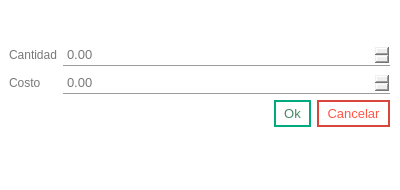
<?xml version="1.0" encoding="UTF-8"?>
<ui version="4.0">
 <class>Dialog</class>
 <widget class="QDialog" name="Dialog">
  <property name="windowModality">
   <enum>Qt::WindowModal</enum>
  </property>
  <property name="geometry">
   <rect>
    <x>0</x>
    <y>0</y>
    <width>400</width>
    <height>190</height>
   </rect>
  </property>
  <property name="windowTitle">
   <string>Compra</string>
  </property>
  <property name="styleSheet">
   <string notr="true">QMainWindow, QDialog{
                background-color: rgb(255, 255, 255);
                }

                /**** QPushButton (enabled) ****/
                QPushButton
                {
                background-color: rgb(85, 170, 255);
                font: 10pt;
                color: rgb(255, 255, 255);
                padding: 4px 8px;
                border: 2px solid rgb(85, 170, 255);
                border-radius: 8px;
                padding: 5px;
                }

                QPushButton:hover
                {
                background-color: rgb(0, 121, 182);
                border: 2px solid rgb(66, 133, 199);
                }

                QPushButton:pressed
                {
                border:3px solid rgb(66, 133, 199);
                padding: -1px 1px 1px 1px;
                }

                /******* QLabel ***********/
                QLabel{
                color: rgb(120, 120, 120)
                }
                labelHab1:hover{
                color: rgb(120, 0, 0)
                }

                /*******QLineEdit************/
                QTextEdit {
                font: 10pt;
                color: rgb(120, 120, 120);
                border: 1px solid rgb(156, 156, 156);
                border-radius: 0px;
                padding: 2px;
                }
                QLineEdit, QDateEdit, QDoubleSpinBox, QSpinBox{
                font: 10pt;
                color: rgb(120, 120, 120);
                border: 1px solid rgb(156, 156, 156);
                border-radius: 0px;
                padding: 2px;
                border-top: 1px white;
                border-left: 1px white;
                border-right: 1px white;
                }
                /********QComboBox*******/
                QComboBox{
                font: 10pt;
                color: rgb(120, 120, 120);
                border: 1px solid rgb(156, 156, 156);
                padding: 2px;
                selection-background-color: white;
                selection-color: rgb(120, 120, 120);
                border-top: 1px white;
                border-left: 1px white;
                border-right: 1px white;
                }
                QComboBox QAbstractItemView
                {
                background-color: white;
                color:rgb(120, 120, 120);
                padding: 4px;
                border: 1px solid rgb(156, 156, 156);
                border-top: 1px white;
                border-left: 1px white;
                border-right: 1px white;
                }

                QLineEdit:hover, QDateEdit:hover, QDoubleSpinBox:hover, QComboBox:hover
                {
                color: rgb(85, 170, 255);
                border: 2px solid rgb(85, 170, 255);
                border-top: 1px white;
                border-left: 1px white;
                border-right: 1px white;
                }

                QLineEdit:focus, QDateEdit:focus, QDoubleSpinBox:focus, QComboBox:focus
                {
                border-top: 1px white;
                border-left: 1px white;
                border-right: 1px white;
                }

                QToolTip
                {
                background-color:rgb(85, 170, 255);
                color: white;
                border: 1px solid rgb(85, 170, 255);
                opacity: 50;
                padding: 1px;
                }
                QTabWidget
                {
                background-color: transparent;
                }

                QTabWidget::pane {
                border-top: 1px solid rgb(156, 156, 156);
                border-bottom: 1px solid rgb(156, 156, 156);
                position: absolute;
                top: -0.25em;
                }
                /**** QTabWidget (disabled) ****/
                QTabWidget::pane:disabled
                {
                border-color: rgb(60,60,60);
                }

                QTabWidget::tab-bar {
                alignment: center;
                border: 1px white;
                border-radius: 5px;
                }

                QTreeView
                {
                alternate-background-color: rgb(200,200,200);
                background-color: white;
                border: 1px solid rgb(156, 156, 156);
                font: 10pt;
                color: rgb(120,120,120);
                selection-background-color:rgb(90,200,255);
                selection-color: rgb(156, 156, 156);
                }
                QListView{
                alternate-background-color: rgb(200,200,200);
                background-color: white;
                border: 1px solid rgb(255, 255, 255);
                font: 8pt;
                color: rgb(120,120,120);
                selection-background-color:rgb(90,200,255);
                selection-color: rgb(156, 156, 156);
                }
            </string>
  </property>
  <property name="modal">
   <bool>true</bool>
  </property>
  <widget class="QWidget" name="formLayoutWidget">
   <property name="geometry">
    <rect>
     <x>9</x>
     <y>10</y>
     <width>381</width>
     <height>161</height>
    </rect>
   </property>
   <layout class="QFormLayout" name="formLayout">
    <item row="1" column="0">
     <widget class="QLabel" name="cantidadLabel">
      <property name="text">
       <string>Cantidad</string>
      </property>
     </widget>
    </item>
    <item row="1" column="1">
     <widget class="QDoubleSpinBox" name="cantidadDoubleSpinBox">
      <property name="maximum">
       <double>1000.000000000000000</double>
      </property>
     </widget>
    </item>
    <item row="2" column="0">
     <widget class="QLabel" name="costoLabel">
      <property name="text">
       <string>Costo</string>
      </property>
     </widget>
    </item>
    <item row="2" column="1">
     <widget class="QDoubleSpinBox" name="costoDoubleSpinBox">
      <property name="maximum">
       <double>100000000.000000000000000</double>
      </property>
     </widget>
    </item>
    <item row="0" column="0" colspan="2">
     <widget class="QLabel" name="label">
      <property name="text">
       <string>&lt;html&gt;&lt;head/&gt;&lt;body&gt;&lt;p&gt;&lt;br/&gt;&lt;/p&gt;&lt;/body&gt;&lt;/html&gt;</string>
      </property>
     </widget>
    </item>
    <item row="3" column="1">
     <layout class="QHBoxLayout" name="horizontalLayout">
      <item>
       <spacer name="horizontalSpacer">
        <property name="orientation">
         <enum>Qt::Horizontal</enum>
        </property>
        <property name="sizeHint" stdset="0">
         <size>
          <width>40</width>
          <height>20</height>
         </size>
        </property>
       </spacer>
      </item>
      <item>
       <widget class="QPushButton" name="okPushButton">
        <property name="styleSheet">
         <string notr="true">QPushButton
                                        {
                                        background-color: white;
                                        font: 10pt;
                                        color: rgb(67, 136, 101);
                                        padding: 4px 8px;
                                        border: 2px solid rgb(0, 170, 127);
                                        border-bottom-right-radius: 0px;
                                        border-bottom-left-radius: 0px;
                                        border-top-right-radius: 0px;
                                        border-top-left-radius: 0px;
                                        }

                                        :hover
                                        {
                                        background-color: rgb(0, 170, 127);
                                        color: white;
                                        border: 2px solid rgb(120, 200, 29);
                                        }

                                        :pressed
                                        {
                                        border:3px solid rgb(255, 255, 255);
                                        padding: -1px 1px 1px 1px;
                                        }
                                    </string>
        </property>
        <property name="text">
         <string>Ok</string>
        </property>
       </widget>
      </item>
      <item>
       <widget class="QPushButton" name="cancelPushButton">
        <property name="styleSheet">
         <string notr="true">QPushButton{
                                        background-color: white;
                                        font: 10pt;
                                        color: rgb(255, 86, 71);
                                        padding: 4px 8px;
                                        border: 2px solid rgb(217, 71, 60);
                                        border-bottom-right-radius: 0px;
                                        border-bottom-left-radius: 0px;
                                        border-top-right-radius: 0px;
                                        border-top-left-radius: 0px;
                                        }

                                        :hover{
                                        background-color: rgb(217, 71, 60);
                                        border: 2px solid rgb(255, 86, 71);
                                        color: white;
                                        }

                                        :pressed{
                                        border:3px solid rgb(255, 255, 255);
                                        padding: -1px 1px 1px 1px;
                                        }
                                    </string>
        </property>
        <property name="text">
         <string>Cancelar</string>
        </property>
       </widget>
      </item>
     </layout>
    </item>
   </layout>
  </widget>
 </widget>
 <resources/>
 <connections/>
</ui>
